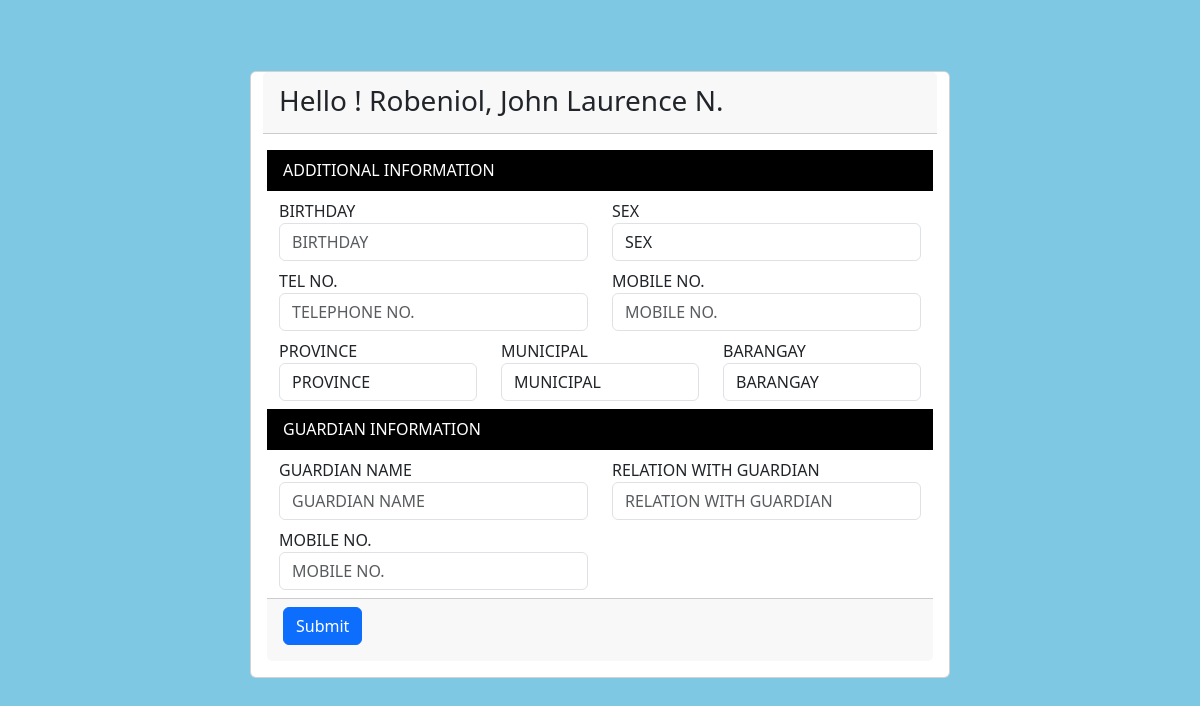
/student/form.php (signed in), run on the app's committed database.
### tables this page shows
CREATE TABLE `student_enroll` (
  `id` int(10) NOT NULL,
  `last_name` varchar(50) NOT NULL,
  `first_name` varchar(50) NOT NULL,
  `middle_name` varchar(50) NOT NULL,
  `suffix_name` varchar(10) NOT NULL,
  `email` varchar(250) NOT NULL,
  `password` varchar(50) NOT NULL,
  `status` varchar(11) NOT NULL,
  `time_date` datetime NOT NULL DEFAULT current_timestamp()
);

### student/form.php (the view, shortened to what this page needs)
<!DOCTYPE html>
<html lang="en">
<head>
    <?php include 'head.php' ?>
</head>
<body style="background-color:#7EC8E3">
    <div id="layoutAuthentication">
        <div id="layoutAuthentication_content">
            <main>
                <div class="container pt-5">
                    <div class="row justify-content-center">
                        <div class="card sb-nav-fixed small-card">
                            <div class="card-header">
                            <?php
                                    include '../database/db_connect.php';
                                    $user = $_SESSION["user"];
                                    $sql1 = "SELECT * from student_enroll where id=$user";
                                    $result1 = $mysqli->query($sql1);
                                    while ($row = $result1->fetch_assoc()) {
                                    ?>
                                <h3 class="mt-1">Hello ! <?php echo $row["last_name"].", ".$row["first_name"]." ".$row["middle_name"] ." ".$row["suffix_name"]?></h3>
                            </div>
                            <form action="add_proccess/add_student_information.php" method="post" class="card-body" required>
                                <div class="row clearfix">
                                    <?php
                                    }
                                    ?>
                                    <div class="card-header bg-black text-white mb-2">
                                        ADDITIONAL INFORMATION
                                    </div>
                                    <div class="col-md-6 col-sm-12 mb-2">
                                        <div class="form-group">
                                            <label>BIRTHDAY</label>
                                            <input placeholder="BIRTHDAY" class="form-control" type="text" onfocus="(this.type='date')" onblur="(this.type='text')" id="date" required name="student_birthday" />
                                        </div>
                                    </div>
                                    <div class="col-md-6 col-sm-12  mb-2">
                                        <div class="form-group">
                                            <label>SEX</label>
                                            <select class="form-control" required name="student_sex">
                                                <option value="" selected disabled>SEX</option>
                                            </select>
                                        </div>
                                    </div>
                                    <div class="col-md-6 col-sm-12  mb-2">
                                        <div class="form-group">
                                            <label>TEL NO.</label>
                                            <input type="text" class="form-control" placeholder="TELEPHONE NO." required name="student_tel_no">
                                        </div>
                                    </div>
                                    <div class="col-md-6 col-sm-12  mb-2">
                                        <div class="form-group">
                                            <label>MOBILE NO.</label>
                                            <input type="text" class="form-control" placeholder="MOBILE NO." required name="student_mobile_no">
                                        </div>
                                    </div>
                                    <div class="col-md-4 col-sm-12 mb-2">
                                        <div class="form-group">
                                        <label>PROVINCE</label>
                                            <select class="form-control" name="STI_Region" id="country">
                                                <option value="">PROVINCE</option>
                                            </select>
                                        </div>
                                    </div>
                                    <div class="col-md-4 col-sm-12 mb-2">
                                        <div class="form-group">
                                        <label>MUNICIPAL</label>
                                            <select class="form-control" name="STI_Municipal" id="state">
                                                <option value="">MUNICIPAL</option>
                                            </select>
                                        </div>
                                    </div>
                                    <div class="col-md-4 col-sm-12 mb-2">
                                        <div class="form-group">
                                        <label>BARANGAY</label>
                                            <select class="form-control" name="STI_Barangay" id="city">
                                                <option value="">BARANGAY</option>
                                            </select>
                                        </div>
                                    </div>
                                    <div class="card-header bg-black text-white mb-2">
                                        GUARDIAN INFORMATION
                                    </div>
                                    <div class="col-md-6 col-sm-12  mb-2">
                                        <div class="form-group">
                                            <label>GUARDIAN NAME</label>
                                            <input type="text" class="form-control" placeholder="GUARDIAN NAME" required name="g_name">
                                        </div>
                                    </div>
                                    <div class="col-md-6 col-sm-12  mb-2">
                                        <div class="form-group">
                                            <label>RELATION WITH GUARDIAN</label>
                                            <input type="text" class="form-control" placeholder="RELATION WITH GUARDIAN" required name="g_rel">
                                        </div>
                                    </div>
                                    <div class="col-md-6 col-sm-12  mb-2">
                                        <div class="form-group">
                                            <label>MOBILE NO.</label>
                                            <input type="text" class="form-control" placeholder="MOBILE NO." required name="g_mobile">
                                        </div>
                                    </div>
                                    <div class="card-footer">
                                        <div class="col-sm-12 mb-2">
                                            <button type="submit" class="btn btn-primary">Submit</button>
                                        </div>
                                    </div>
                                </div>
                            </form>
                        </div>
                    </div>
                </div>
            </main>
        </div>
    </div>
    <?php include 'script.php' ?>
</body>
</html>

### student/form.php (style rules this page uses)
.small-card { max-width: 700px; margin: 0 auto; margin-top: 2%; }

### data on the page
student_enroll: last_name "Robeniol", first_name "John Laurence", middle_name "N."
